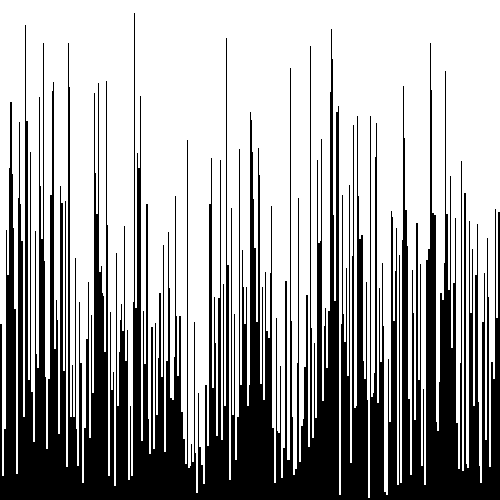
Frame 1 (no input)
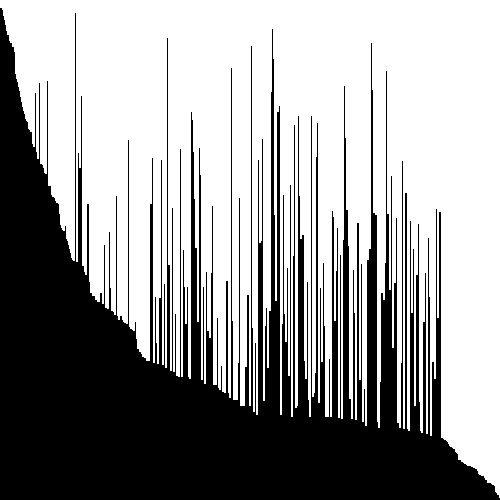
Frame 60 (the mouse pressed at the canvas centre just before this capture)
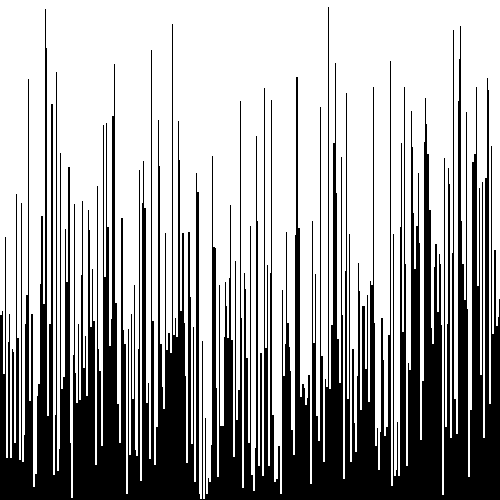
Frame 120 (the mouse held since frame 60 and released just before this capture)

The Processing sketch that drew these frames (run headless with seeded random() and noise(); from frame 60 on, the mouse is pressed at the canvas centre):

// Processing sketch: VisualArraySorter
// ── VisualArraySorter.pde
/* Copy the code into a new Processing sketch and complete then steps. */

//1. create an array of ints. don't initialize it yet.

int[] ints;
void setup() {
  //2. set the size of your window
  size(500,500);  

  //3. initialize your array with the built in width variable
  ints = new int[width];
  for(int x = 0; x < width; x++){
    ints[x] = int(random(height));
  }
  
  //4. initialize the ints in the array with random numbers
  //   from 0 to the built in height variable
  

  //5. call the noStroke() method
  noStroke();
}

void draw() {
  //6. set the background color with background(r, g, b);
  background(0);

  //7. set the color for your graph
  stroke(255);

  //8. draw a rectangle for each int in your array.
  //   the x value will be the index of the int
  //   the y value will the height variable
  //   the width is 1
  //   the height is negative the value of the int at that element in the array
for(int x = 0; x < ints.length; x++){
  rect(x, ints[x], 1, -ints[x]); 
}
  //9. call the stepSort method
  stepSort(ints);

  //10. extract the code that randomizes the array into a method.
  
if(mousePressed){
 randomizeArray(ints); 
}
  //11. call the method you made in step 10 when the mouse is pressed
  
}
void randomizeArray(int[] ints){
  for(int x = 0; x < width; x++){
    ints[x] = int(random(height));
  }
}
void stepSort(int[] arr) {
  for (int i = 1; i < arr.length; i++) {
    if (arr[i - 1] > arr[i]) {
      int t = arr[i];
      arr[i] = arr[i - 1];
      arr[i - 1] = t;
    }
  }
}
